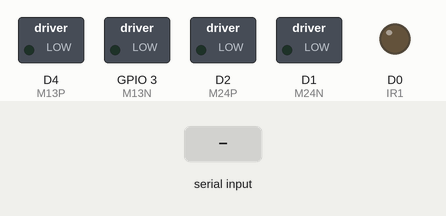
Simulated run of this sketch. Board: ESP8266 (NodeMCU). Shown: switched loads named in the sketch (green lamp = pin HIGH), output pins drawn as LEDs (lit = HIGH). The inputs (shaded band) are chosen by the test bench. WiFi joins after 1.5 s; servers stay silent unless stated; what the sketch prints to the serial monitor is not drawn.

Above: at 2.7 s.
2.8 s: "f" received over Serial
At 2.95 s:
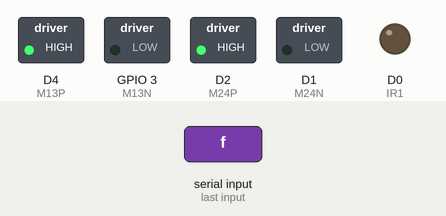
4.6 s: "b" received over Serial
At 4.75 s:
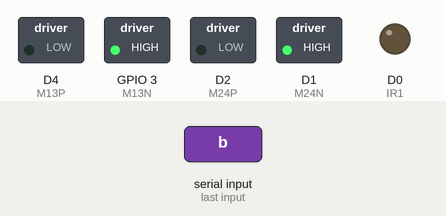
6.4 s: "l" received over Serial
At 6.55 s:
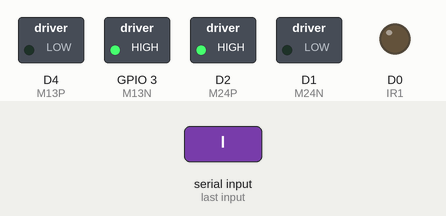
8.2 s: "r" received over Serial
At 8.35 s:
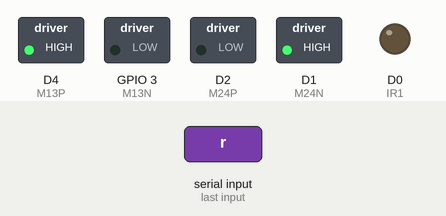
Timing chart, 0 to 11.0 s (numbered marks = the images above; inputs shaded):
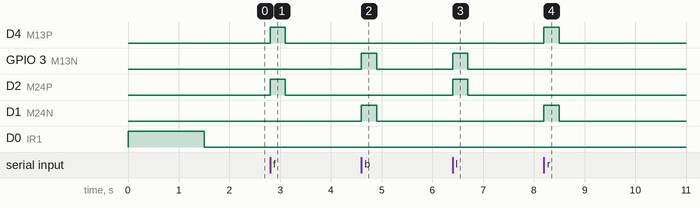

The sketch:

IOT-1-WHEEL-CHAIR-NODE-MCU.ino
```cpp
// (licence header left out)
#include <ESP8266WiFi.h>
#include <ESP8266HTTPClient.h>
#include <WiFiClientSecureBearSSL.h>
#include <Wire.h>
const unsigned int IR1=16,IR3=18,IR2=17;
const unsigned int M13P=2,M13N=3,M24P=4,M24N=5;//2,3,4,5M13P=D1,M13N=D2,M24P=D3,M24N=D4
boolean autonomus=false;
// Replace with your network credentials
const char* ssid     = "IOTWC";
const char* password = "12345678";
int NETWLED=D0;
// REPLACE with your Domain name and URL path or IP address with path
const char* serverName = "https://tech-guide.online/iot-1-iotsw.php";


#define SEALEVELPRESSURE_HPA (1013.25)
int i=0;
String  datastr = "20,OFF,32,OFF,80,ON,WET,OFF";
//Adafruit_BME280 bme(BME_CS);  // hardware SPI
//Adafruit_BME280 bme(BME_CS, BME_MOSI, BME_MISO, BME_SCK);  // software SPI

void datarxd(void)
{
digitalWrite(LED_BUILTIN, HIGH);
delay(100);
digitalWrite(LED_BUILTIN, LOW);
delay(900);
}
void halt(void)
{
  digitalWrite(M13P,LOW);
  digitalWrite(M13N,LOW);
  digitalWrite(M24P,LOW);
  digitalWrite(M24N,LOW);
  //Serial.println("Stop");
}
void forward(void)
{
  digitalWrite(M13P,HIGH);
  digitalWrite(M13N,LOW);
  digitalWrite(M24P,HIGH);
  digitalWrite(M24N,LOW);
  //Serial.println("Forward");
}
void backward(void)
{
  digitalWrite(M13P,LOW);
  digitalWrite(M13N,HIGH);
  digitalWrite(M24P,LOW);
  digitalWrite(M24N,HIGH);
  //Serial.println("Backward");
}
void left(void)
{
  digitalWrite(M13N,HIGH);
  digitalWrite(M13P,LOW);
  digitalWrite(M24N,LOW);
  digitalWrite(M24P,HIGH);
  //Serial.println("Left");
}
void right(void)
{
  digitalWrite(M13P,HIGH);
  digitalWrite(M13N,LOW);
  digitalWrite(M24N,HIGH);
  digitalWrite(M24P,LOW);

  //Serial.println("Right");
}
void dataposting(void)
{
digitalWrite(NETWLED,LOW);
delay(500);
digitalWrite(NETWLED,HIGH);
delay(50);
digitalWrite(NETWLED,LOW);
}
void setup()
{
  pinMode(IR1,INPUT);
  pinMode(IR3,INPUT);
  pinMode(IR2,INPUT);
  pinMode(M13P,OUTPUT);
  pinMode(M13N,OUTPUT);
  pinMode(M24P,OUTPUT);
  pinMode(M24N,OUTPUT);
  Serial.begin(9600);
  Serial.println("Start");
  halt();
  pinMode(NETWLED,OUTPUT);
  digitalWrite(NETWLED,HIGH);

  WiFi.begin(ssid, password);
  Serial.println("Connecting");
  while(WiFi.status() != WL_CONNECTED) {
    delay(500);
    Serial.print(".");
  }
  Serial.println("");
  Serial.print("Connected to WiFi network with IP Address: ");
  Serial.println(WiFi.localIP());
 digitalWrite(NETWLED,LOW);
  // (you can also pass in a Wire library object like &Wire2)
}

void loop()
{
                    yield();
                    if(Serial.available()>0)
                    {

                            switch(Serial.read())
                            {
                              case 'f': forward();
                                        Serial.println("Forward, , , , , ");
                                        delay(300);
                                        halt();
                                        break;
                              case 'b': backward();
                                        Serial.println(" ,Backward, , , , ");
                                        delay(300);
                                        halt();
                                        break;
                              case 'l': left();
                                        Serial.println(" , ,Left, , , ");
                                        delay(300);
                                        halt();
                                        break;
                              case 'r': right();
                                        Serial.println(" , , ,Right, , ");
                                        delay(300);
                                        halt();
                                        break;
                              case 's': halt();
                                        //Serial.println("Stop");
                                        break;
                              case 'a': autonomus=true;
                                        //Serial.println("Switched to AUTONOMUS mode");
                                        break;
                              default : break;
                            }


                    }
}


 
```

Measured:
- after the input at 2.8 s, D4 (M13P), D2 (M24P): LOW → HIGH at once, → LOW 0.30 s later
- after the input at 4.6 s, GPIO 3 (M13N), D1 (M24N): LOW → HIGH at once, → LOW 0.30 s later
- after the input at 6.4 s, GPIO 3 (M13N), D2 (M24P): LOW → HIGH at once, → LOW 0.30 s later
- after the input at 8.2 s, D4 (M13P), D1 (M24N): LOW → HIGH at once, → LOW 0.30 s later
